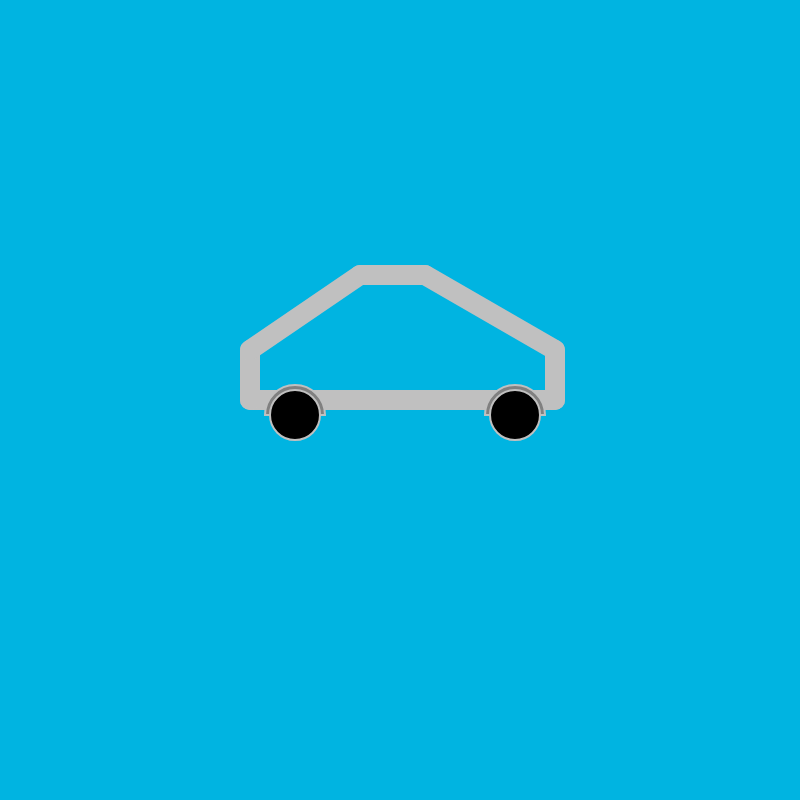
Frame 1 (no input)
Frame 60 (no input): identical to frame 1, image omitted
Frame 120 (the mouse pressed at the canvas centre since frame 60): identical to frame 1, image omitted

The p5.js sketch that drew this single still picture (run headless with seeded random() and noise() and a simulated clock; from frame 60 on, the mouse is pressed at the canvas centre):

// p5.js sketch
// ── sketch.js
function setup() {
  createCanvas(800, 800);
}

function draw() {
  background(0, 180,225)
  stroke('silver')
  strokeWeight(20)  
  line(250, 400, 555, 400)
  line(250, 350, 250, 400)
  line(250, 350,360,275)
  line(360, 275,425,275 )
  line(425,275, 555,350)
  line(555,350,555,400)
  strokeWeight(2)
  fill("gray")
  arc(295,415,60, 60, PI,0, CHORD)
  arc(515,415,60,60,PI,0,CHORD)
  
  fill("black")
  circle(295,415,50)
  circle(515,415,50)
  
}
